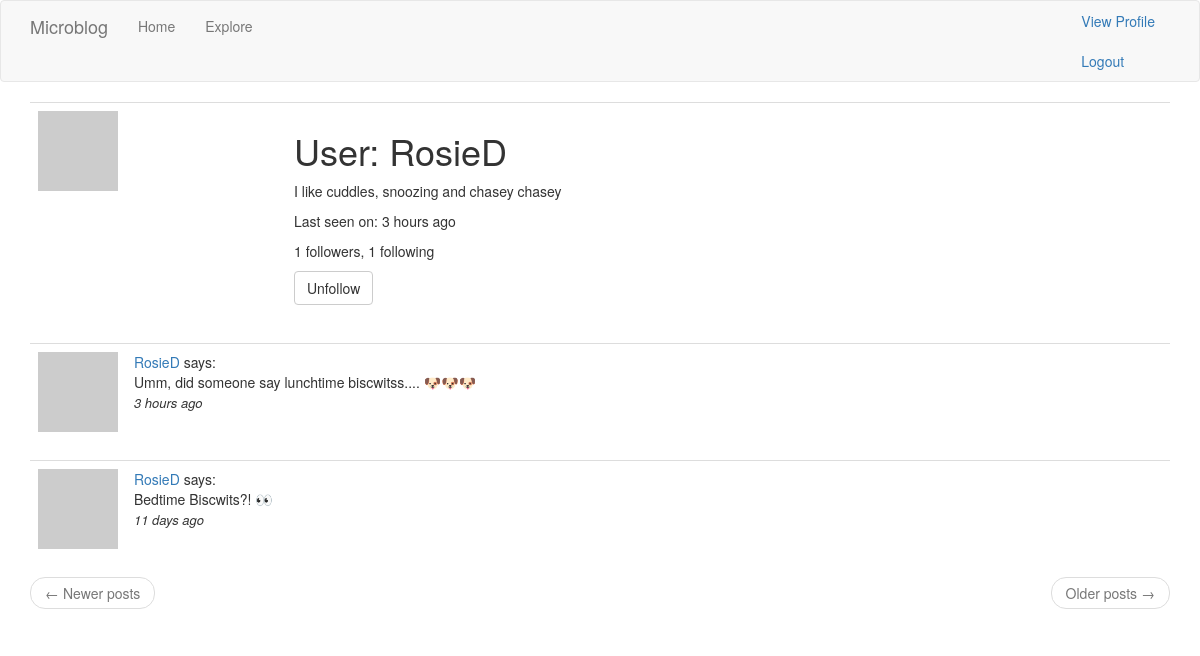
/user/RosieD (signed in), run on an earlier commit of the app's database.
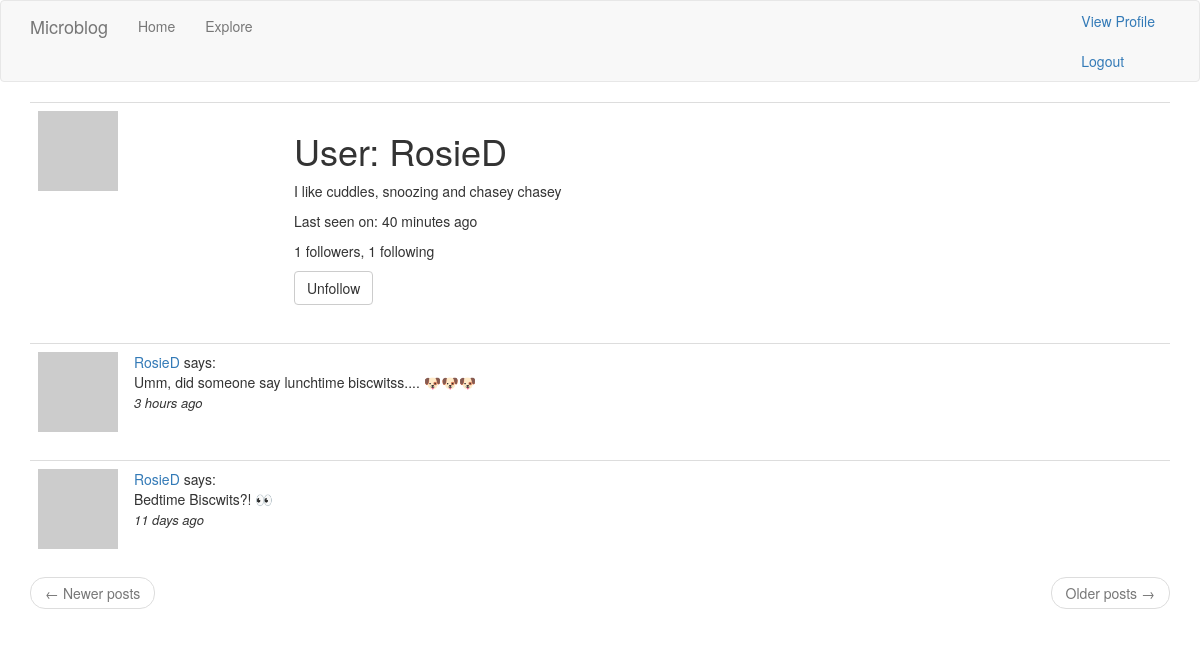
And on a later commit of the database.
### app/models.py (models this page shows, shortened)
class User(UserMixin, db.Model):
    id = db.Column(db.Integer, primary_key=True)
    username = db.Column(db.String(64), index=True, unique=True)
    email = db.Column(db.String(120), index=True, unique=True)
    password_hash = db.Column(db.String(128))
    posts = db.relationship('Post', backref='author', lazy='dynamic')
    about_me = db.Column(db.String(140))
    last_seen = db.Column(db.DateTime, default=datetime.utcnow)
    followed = db.relationship(
        'User', secondary=followers,
        primaryjoin=(followers.c.follower_id == id),
        secondaryjoin=(followers.c.followed_id == id),
        backref=db.backref('followers', lazy='dynamic'), lazy='dynamic'
    )
    def avatar(self, size):
        digest = md5(self.email.lower().encode('utf-8')).hexdigest()
        return f'https://www.gravatar.com/avatar/{digest}?d=identicon&s={size}'
    def is_following(self, user):
        return self.followed.filter(followers.c.followed_id == user.id).count() > 0

### app/routes.py (the view)
@app.route('/user/<username>')
@login_required
def user(username):
    user = User.query.filter_by(username=username).first_or_404()
    page = request.args.get(key='page', default=1, type=int)
    posts = user.posts.order_by(Post.timestamp.desc()).paginate(
        page=page, per_page=app.config['POSTS_PER_PAGE'], error_out=False
    )
    next_url = url_for('user', username=username, page=posts.next_num) if posts.has_next else None
    prev_url = url_for('user', username=username, page=posts.prev_num) if posts.has_prev else None
    form = EmptyForm()
    return render_template('user.html', user=user, posts=posts.items, form=form, next_url=next_url, prev_url=prev_url)

### app/forms.py
class EmptyForm(FlaskForm):
    submit = SubmitField('Submit')

### app/models.py (called while the page is built)
@login.user_loader
def load_user(id):
    return User.query.get(int(id))

### app/routes.py (called while the page is built)
@app.before_request
def before_request():
    if current_user.is_authenticated:
        current_user.last_seen = datetime.utcnow()
        db.session.commit()

### app/templates/user.html (shortened to what this page needs)
{% extends "base.html" %}
{% block app_content %}
    <table class="table table-hover">
        <tr>
          <td width="256px"><img src="{{ user.avatar(256) }}"></td>
          <td>
            <h1>User: {{user.username}}</h1>
            {% if user.about_me %} <p>{{ user.about_me }}</p>{% endif %}
            {% if user.last_seen %} <p>Last seen on: {{ moment(user.last_seen).fromNow() }}</p>{% endif %}
            <p>{{ user.followers.count() }} followers, {{ user.followed.count() }} following</p>
            {% if user == current_user %}
            <p><a href="{{ url_for('edit_profile') }}">Edit your profile</a></p>
              {% else %}
              <p>
                <form action="{{ url_for('unfollow', username=user.username) }}" method="post">
                    {{ form.submit(value='Unfollow', class='btn btn-default') }}
                </form>
              </p>
            {% endif %}
          </td>
        </tr>
    </table>
    {% for post in posts %}
        {% include '_post.html' %}
    {% endfor %}
    <nav aria-label="...">
        <ul class="pager">
            <li class="previous{% if not prev_url %} disabled{% endif %}">
                <a href="{{ prev_url or '#' }}">
                    <span aria-hidden="true">&larr;</span> Newer posts
                </a>
            </li>
            <li class="next{% if not next_url %} disabled{% endif %}">
                <a href="{{ next_url or '#' }}">
                    Older posts <span aria-hidden="true">&rarr;</span>
                </a>
            </li>
        </ul>
    </nav>
{% endblock %}

What changed in the data, as far as the page shows it:
changed User "RosieD": last_seen "3 hours ago" → "40 minutes ago"
